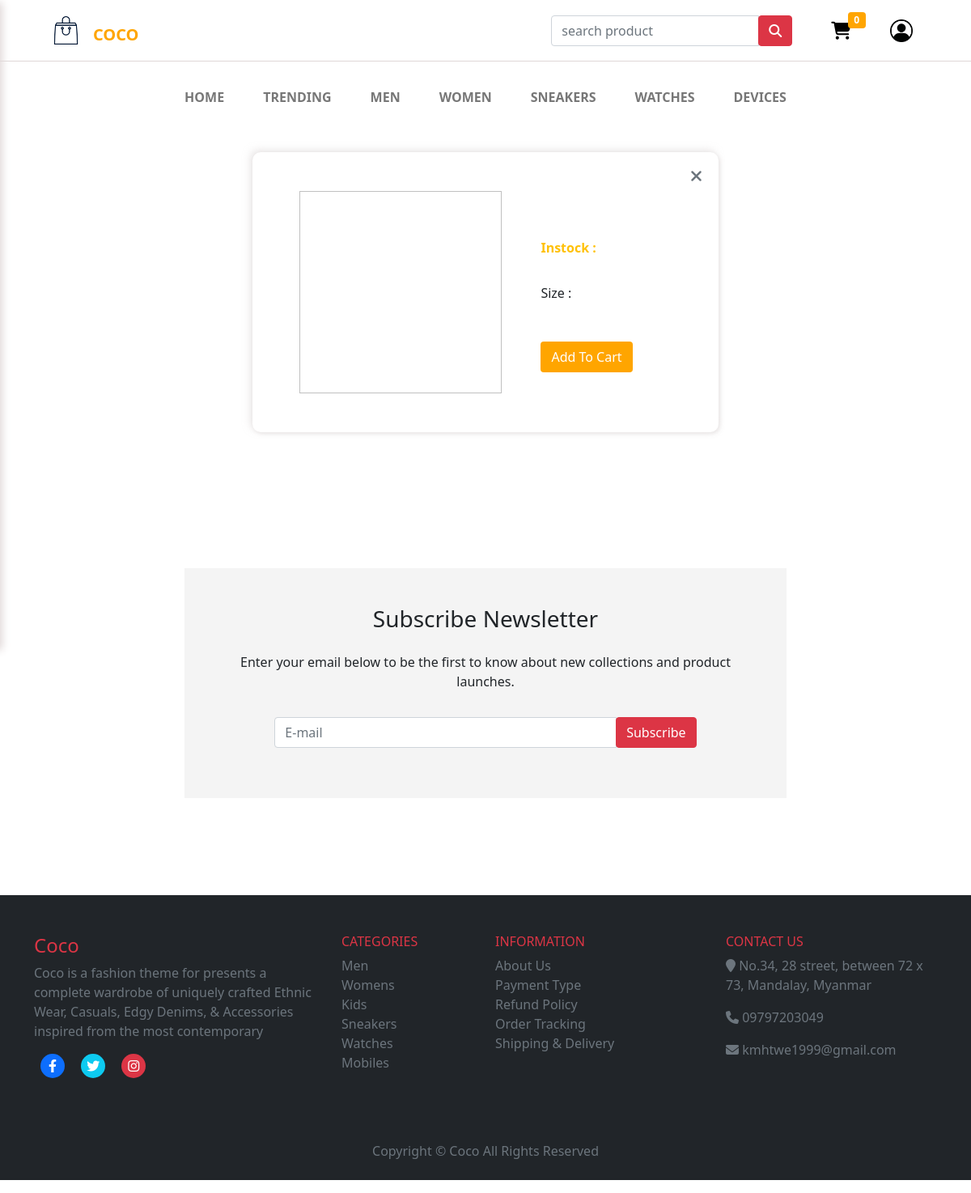
Screenshot of /product-detail with the database file from the repository.
### ecom/models.py (models this page shows, shortened)
class Category(models.Model):
    name= models.CharField(max_length=50)

### ecom/views.py (the view)
# urls.py: path('product-detail',views.product_detail_view,name='product-detail'),
def product_detail_view(request):
    category = request.GET.get('category')
    if category == None:
        products = models.Product.objects.order_by('-price')
    else:
        products = models.Product.objects.filter(category__name = category)
    categories = models.Category.objects.all()
    if 'product_ids' in request.COOKIES:
        product_ids = request.COOKIES['product_ids']
        counter=product_ids.split('|')
        product_count_in_cart=len(set(counter))
    else:
        product_count_in_cart=0
    if request.user.is_authenticated:
        return HttpResponseRedirect('afterlogin')
    return render(request,'ecom/product_detail.html',{'products':products,'product_count_in_cart':product_count_in_cart,'categories':categories})

### templates/ecom/product_detail.html (shortened to what this page needs)
{% extends 'ecom/homebase.html' %}
{% load static %}
{% block content %}
<head>
</head>
<section class="p-4">
    <div class="col-xl-6 col-lg-8 col-md-10 col-12 mx-auto">
      <div class="d-flex justify-content-center align-items-center product-cards py-5">
        <a href="/" ><i class="fas fa-close closes text-secondary"></i></a>
        <div class="img-containers">
          <img class="image" width="250px" height="250px" />
        </div>
        <div class="mx-5">
          <h3 class="name text-danger text-uppercase pb-3"></h3>
          <p class="pb-3 text-warning fw-bold">Instock : </p>
          <p class="pb-3 text-seconday">Size : </p>
          <a class="btn btn-orange cartbtn mt-3">Add To Cart</i></a>
          </div>
        </div>
      </div>
</section>
<br/><br/><br/><br/><br/><br/>
{% endblock content %}

### templates/ecom/homebase.html (shortened to what this page needs)
<html>
{% load static %}
<head>
  <link href="https://cdn.jsdelivr.net/npm/bootstrap@5.1.3/dist/css/bootstrap.min.css" rel="stylesheet">
  <link rel="stylesheet" href="https://cdnjs.cloudflare.com/ajax/libs/font-awesome/6.1.1/css/all.min.css" />
  <link href="../../static/css/homebase.css" rel="stylesheet" type="text/css" />
</head>
<body>
  {%if request.user.is_authenticated%}
    {% include "ecom/customer_navbar.html" %}
  {%else%}
  <header id="home">
    <nav class="navbar px-5 navbars">
      <a href="/" class="navbar-brand px-3">
          <img src="../../static/images/logo/eco-logo.png" class="logos" width="35px" alt="logo" />
          <div class="coco-containers">
            <span class="text-uppercase fw-bold m-3 coco-texts">Coco</span>
          </div>
      </a>
      <div class="d-flex justify-content-end align-items-center">
        <div class="mx-4 d-none d-md-block">
          <form action="/search" method="get">
            <div class="input-group">
              <input type="text" class="form-control" name="query" id="query" autocomplete="off" placeholder="search product">
              <div class="input-group-append">
                <button class="btn btn-danger" type="submit"><i class="py-1 fas fa-search"></i></button>
              </div>
            </div>
          </form>
        </div>
        <div class="mx-4">
          <a href="/cart" class="mt-3" >
            <i class="fas fa-shopping-cart"></i>
          </a>
          <span class="badge bg-orange badge-cart">{{ product_count_in_cart }}</span>
        </div>
        <div class="mx-4">
          <div class="dropdown">
            <a class="mt-3" href="#" id="dropdownMenuLink" data-toggle="dropdown">
              <img src="../../static/images/logo/login.jpg" width="28px" />
            </a>
          </div>
        </div>
      </div>
    </nav>
    <div class="my-4 my-md-0">
      <ul class="nav justify-content-center">
        <li class="nav-item my-4 d-none d-sm-none d-md-block">
          <a href="{% url '' %}" class="nav-link text-uppercase fw-bold mx-2 navs">Home</a>
        </li>
        <li class="nav-item my-4 d-none d-sm-none d-md-block">
          <a href="/product" class="nav-link text-uppercase fw-bold mx-2 navs">Trending</a>
        </li>
        {% for category in categories %}
        <li class="nav-item my-4 d-none d-sm-none d-md-block">
          <a href="{% url '' %}?category={{category.name}}" class="nav-link text-uppercase fw-bold mx-2 navs">{{category.name}}</a>
        </li>
        {% endfor %}
      </ul>
    </div>
  </header>
  {%endif%}
{% block content %}
{% endblock content %}
<footer>
  <div class="container">
    <div class="col-xl-8 col-lg-10 mx-auto text-center d-flex justify-content-center align-items-center flex-column newsletter-containers">
      <h3 class="p-3">Subscribe Newsletter</h3>
      <p>Enter your email below to be the first to know about new collections and product launches.</p>
      <form class="col-10 p-3">
        <div class="input-group mb-3">
          <input type="text" class="form-control" placeholder="E-mail">
          <div class="input-group-append">
            <a href="#" class="btn btn-danger" type="button">Subscribe</a>
          </div>
        </div>
      </form>
    </div>
  </div>
  <br/><br/><br/>
  <div class="bg-dark mt-5">
    <div class="container py-5">
      <div class="row">
        <div class="col-md-4 col-12 m-3 m-md-0">
            <h4 class="text-danger">Coco</h4>
            <p class="text-secondary">Coco is a fashion theme for presents a complete wardrobe of uniquely crafted Ethnic Wear, Casuals, Edgy Denims, & Accessories inspired from the most contemporary</p>
            <div>
              <span class="social-icons bg-primary mx-2"><i class="fab fa-facebook-f text-white icos"></i></span>
              <span class="social-icons bg-info mx-2"><i class="fab fa-twitter text-white icos"></i></span>
              <span class="social-icons bg-danger mx-2"><i class="fab fa-instagram text-white icos"></i></span>
            </div>
        </div>
        <div class="col-md-2 col-5 m-3 m-md-0">
          <h6 class="text-danger text-uppercase">Categories</h6>
          <ul class="uls">
            <li class="text-secondary lis">Men</li>
            <li class="text-secondary lis">Womens</li>
            <li class="text-secondary lis">Kids</li>
            <li class="text-secondary lis">Sneakers</li>
            <li class="text-secondary lis">Watches</li>
            <li class="text-secondary lis">Mobiles</li>
          </ul>
        </div>
        <div class="col-md-3 col-5 m-3 m-md-0">
          <h6 class="text-danger text-uppercase">Information</h6>
          <ul class="uls">
            <li class="text-secondary lis">About Us</li>
            <li class="text-secondary lis">Payment Type</li>
            <li class="text-secondary lis">Refund Policy</li>
            <li class="text-secondary lis">Order Tracking</li>
            <li class="text-secondary lis">Shipping & Delivery</li>
          </ul>
        </div>
        <div class="col-md-3 col-12 m-3 m-md-0">
          <h6 class="text-danger text-uppercase">Contact Us</h6>
          <ul class="uls">
            <li class="text-secondary mb-3 lis"><i class="fas fa-map-marker"></i> No.34, 28 street, between 72 x 73, Mandalay, Myanmar</li>
            <li class="text-secondary mb-3 lis"><i class="fas fa-phone"></i> 09797203049</li>
            <li class="text-secondary lis"><i class="fas fa-envelope"></i> kmhtwe1999@gmail.com</li>
          </ul>
        </div>
      </div>
    </div>
    <p class="text-muted text-center p-4">
      Copyright © Coco All Rights Reserved
    </div>
</footer>
</body>
</html>

### static/css/homebase.css (style rules this page uses)
a { text-decoration: none; }
form { margin-bottom: 0; }
.bg-orange { background-color: orange; }
.btn-orange { background-color: orange; color: white; }
body { background-color: rgb(255, 255, 255); }
.navbars { padding: 15px; border-bottom: 1px solid rgb(224, 216, 216); }
.navs { color: #777; }
.coco-containers { position: relative; display: inline; }
.coco-texts { font-size: 20px; color: orange; position: absolute; top: -10px; }
.fa-bars,.fa-close { font-size: 20px; }
.fa-shopping-cart { font-size: 22px; color: #000; }
.badge-cart { position: absolute; top: 15px; right: 130px; }

### templates/ecom/homebase.html (style rules this page uses)
.newsletter-containers { background-color: #f4f4f4; padding: 30px 40px; }
.uls { padding: 0; margin: 0; list-style: none; }
.lis { list-style: none; cursor: pointer; }
.social-icons { display: inline-block; width: 30px; height: 30px; border-radius: 50%; position: relative; }
.icos { position: absolute; top: 50%; left: 50%; transform: translate(-50%,-50%); }

### templates/ecom/product_detail.html (style rules this page uses)
.product-cards { border-radius: 10px; box-shadow: 2px 2px 5px rgba(215, 210, 210, 0.5), -3px -3px 10px rgba(215, 210, 210, 0.5); position: relative; }
.img-containers { width: 250px; height: 250px; }
.image { object-fit: cover; }
.btn-orange { background-color: orange; color: white; }
.closes { position: absolute; top: 20px; right: 20px; }

### rows the page displays
Category: name "MEN"
Category: name "WOMEN"
Category: name "SNEAKERS"
Category: name "WATCHES"
Category: name "DEVICES"

### other values shown
{{ product_count_in_cart }} "0"
